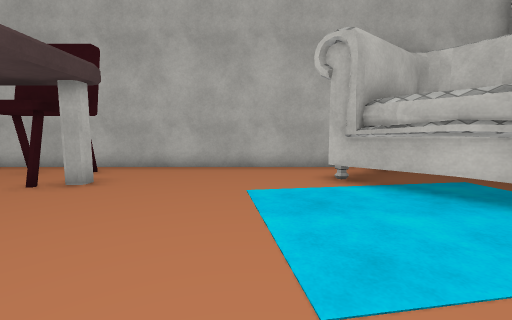
View 1 (above)

16 first-person views from a walk through a 3-D level made in the Unity game engine. The camera is 1.2 m above the floor, tilts 6° down and sees 90° across. The floor is counted in squares, 1 m on a side. Each view is taken from the middle of a square. On the plan, view 1 faces up. The plan holds only what a view shows up to about 12 squares ahead; the rest is blank. The place goes on beyond the plan. Some surface patterns are stand-ins.

View 2
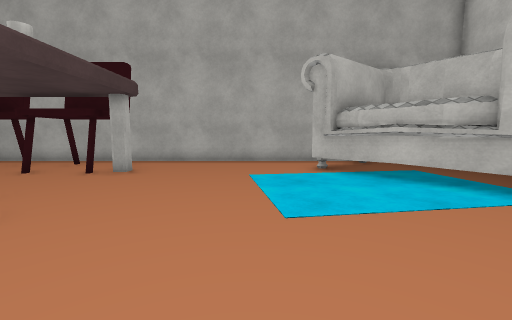

View 3
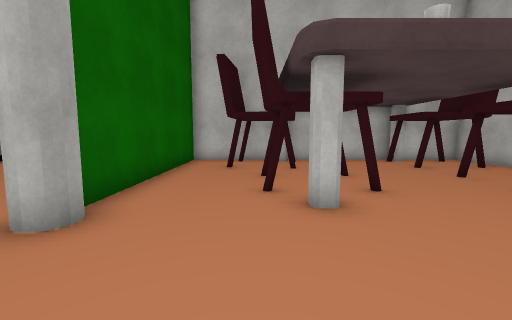

View 4
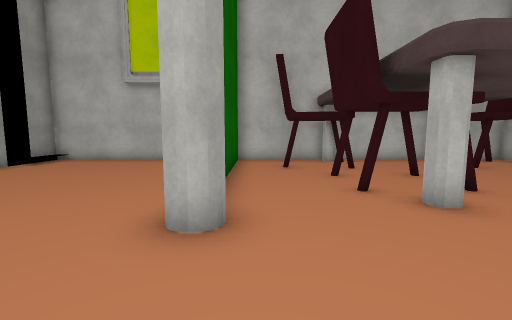

View 5
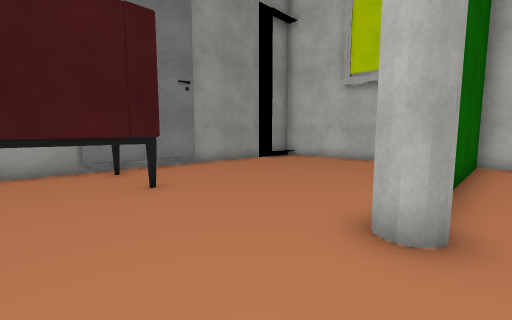

View 6
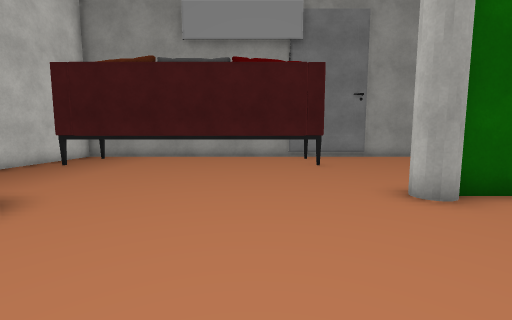

View 7
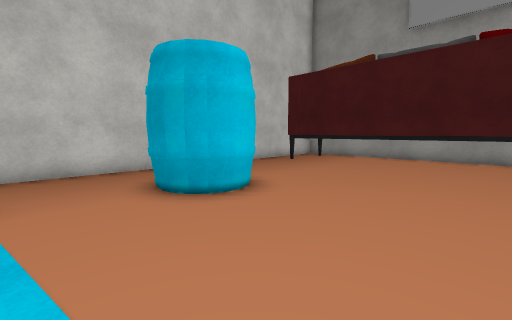

View 8
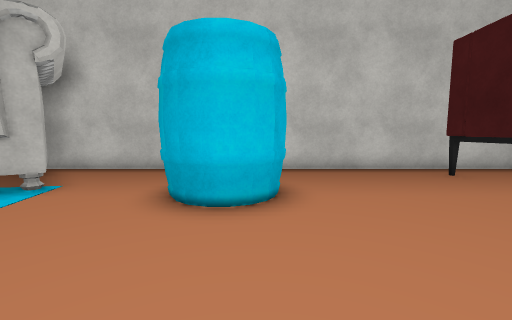

View 9
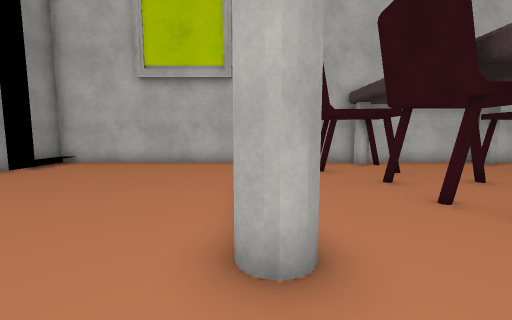

View 10
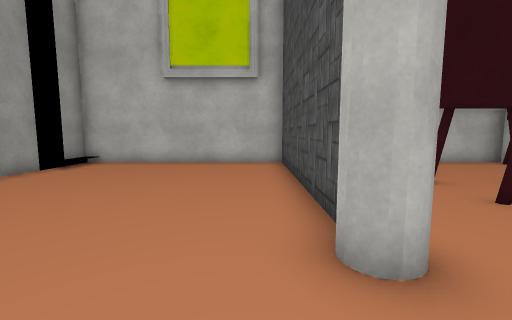

View 11
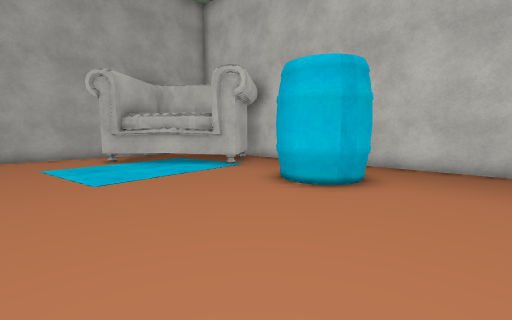

View 12
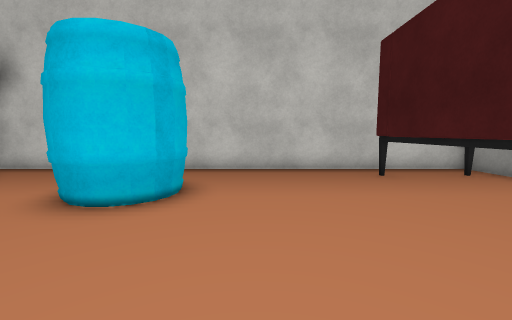

View 13
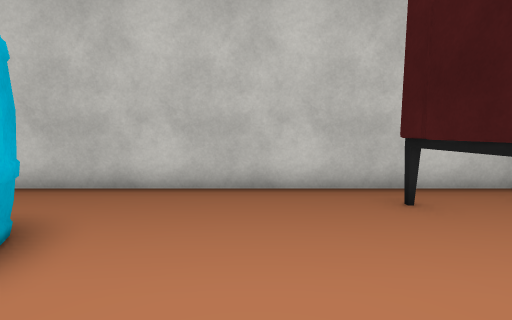

View 14
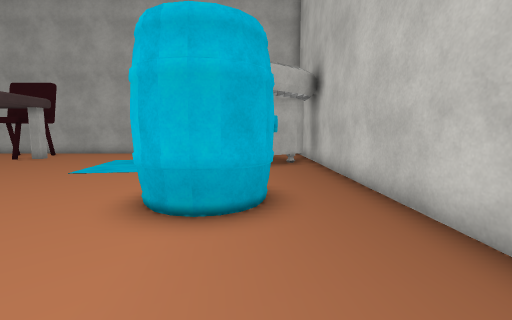

View 15
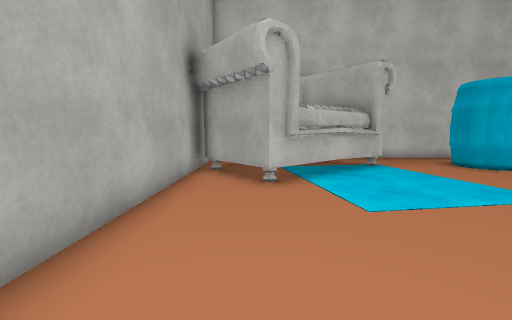

View 16
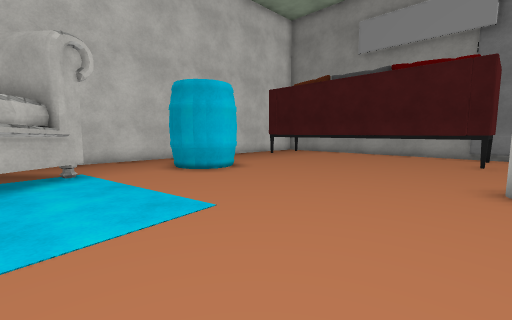

### Floor plan
Key: @ floor where view 1 was taken; # wall or solid block; . floor; C chair; A carpet; T thing the floor can be seen under or through; B barrel; O other object.
Columns run from 12 left of view 1 to 9 right of it. Each row starts with its distance up from view 1.
  9 ###################
  8 #C.C.C.C.......#
  7 #.............##
  6 #C.C.C.CO.....##
  5 #...........AAATT  ###
  4 #...........AAAATT #.#
  3 #...........AAAAATT..#
  2 #....C.C.....AAAA....#
  1 #C.C.C.CO............#
  0 #C...C.C....@....B...#
 -1 #C.C............###..#
 -2 #...............##B..#
 -3 ##########...........#
 -4 #....................#
 -5 #....................#
 -6 #....................#
 -7 #....................#
 -8 #.........##########.#
 -9 #.........#        #.#
-10 #.........#        #.#
-11 #################  ###

Where each view was taken, in squares from view 1:
view 1: 0 up, 0 right, facing up
view 2: 2 down, 0 right, facing up
view 3: 0 up, 0 right, facing left
view 4: 2 down, 0 right, facing left
view 5: 2 down, 0 right, facing down-left
view 6: 2 up, 0 right, facing down
view 7: 2 up, 0 right, facing down-right
view 8: 2 down, 0 right, facing right
view 9: 3 down, 1 left, facing left
view 10: 4 down, 1 left, facing left
view 11: 5 down, 1 left, facing up-right
view 12: 4 down, 0 right, facing right
view 13: 5 down, 3 right, facing right
view 14: 6 down, 6 right, facing up
view 15: 7 up, 4 left, facing right
view 16: 4 up, 3 left, facing down-right
